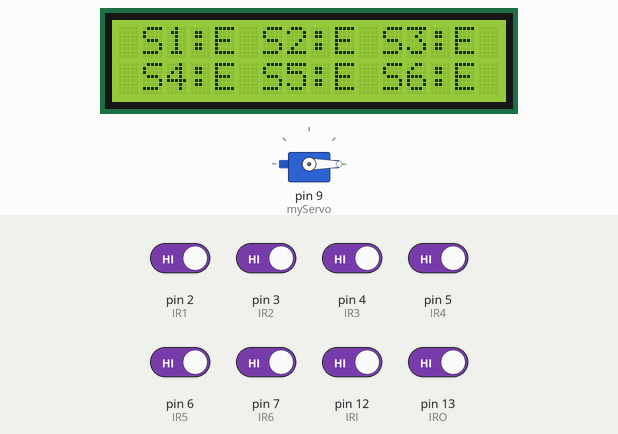
Simulated run of this sketch. Board: Arduino Uno, built with avr-gcc and run on an emulated ATmega328P. On the bench: servo, 16×2 character LCD. The test bench sets the inputs (shaded band); at power-on: pin 2 (IR1), pin 3 (IR2), pin 4 (IR3), pin 5 (IR4), pin 6 (IR5), pin 7 (IR6), pin 12 (IRI), pin 13 (IRO) HIGH. What the sketch prints to the serial monitor is not drawn.

Above: at 1.2 s.
1.3 s: pin 2 (IR1) driven LOW
At 10.5 s:
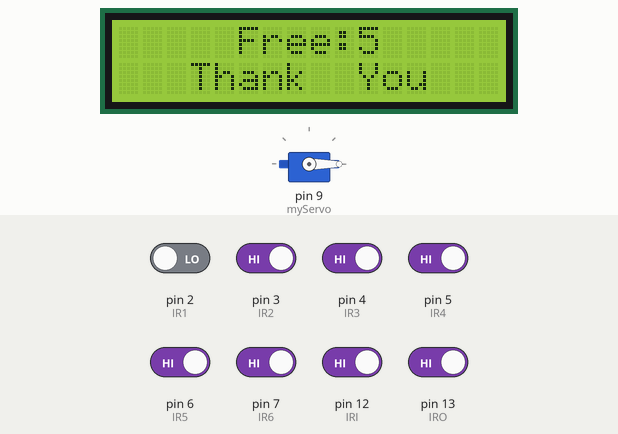
13.2 s: pin 3 (IR2) driven LOW
At 18.6 s:
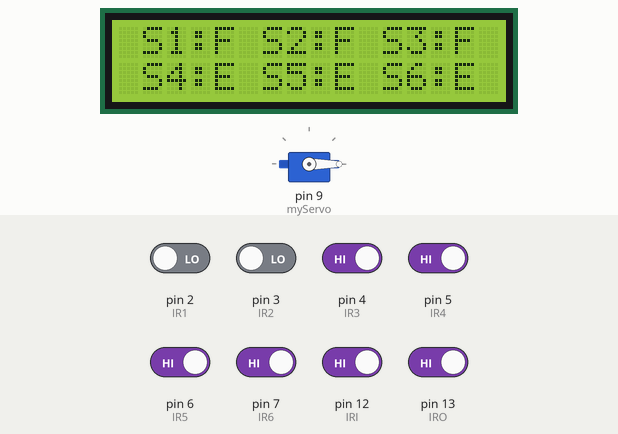
25.1 s: pin 5 (IR4) driven LOW
At 34.9 s:
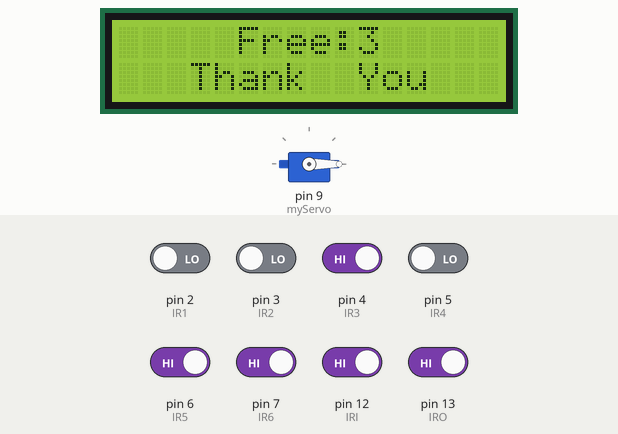
37.0 s: pin 6 (IR5) driven LOW
At 43.1 s:
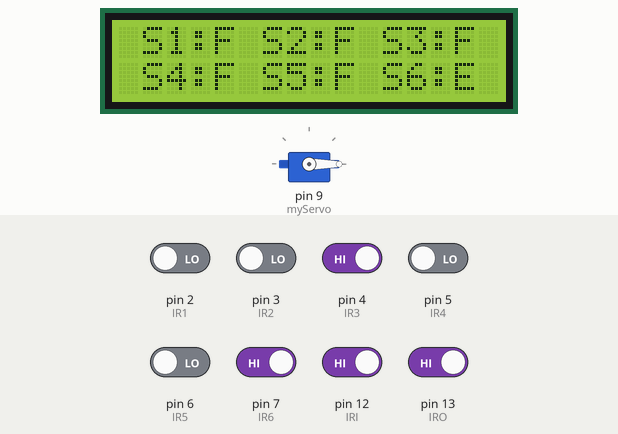
48.9 s: pin 7 (IR6) driven LOW
At 59.4 s:
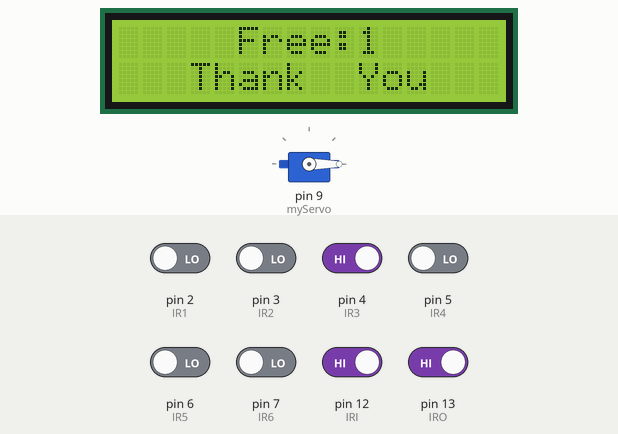
60.8 s: pin 2 (IR1) driven HIGH
At 67.5 s:
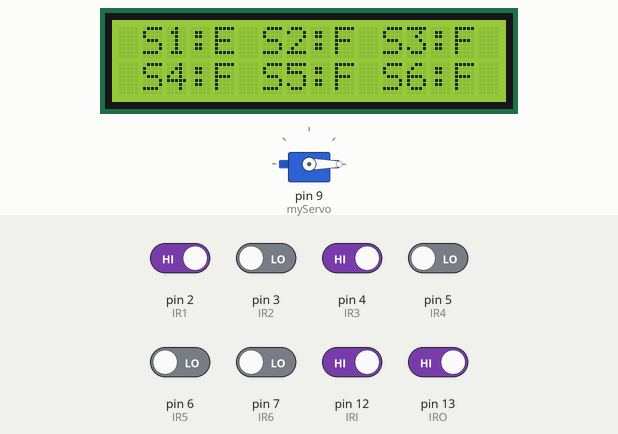
Timing chart, 0 to 69.0 s (numbered marks = the images above; inputs shaded):
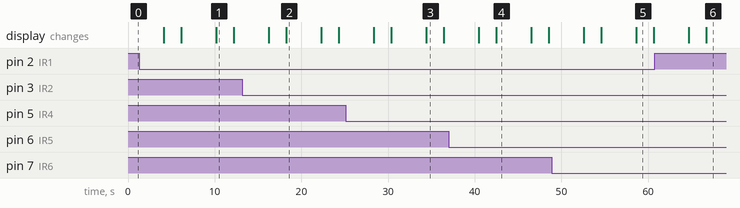

The sketch:

1.ino
```cpp
#include <Servo.h>
#include <Wire.h>
#include <LiquidCrystal_I2C.h>

LiquidCrystal_I2C lcd(0x27, 16, 2);
Servo myServo;

// Slot sensors
const int IR1 = 2;
const int IR2 = 3;
const int IR3 = 4;
const int IR4 = 5;
const int IR5 = 6;
const int IR6 = 7;

// Entry & Exit
const int IRI = 12;
const int IRO = 13;

int s1, s2, s3, s4, s5, s6;
bool gateOpen = false;

void setup() {
  Serial.begin(9600);

  myServo.attach(9);
  myServo.write(0);

  pinMode(IR1, INPUT);
  pinMode(IR2, INPUT);
  pinMode(IR3, INPUT);
  pinMode(IR4, INPUT);
  pinMode(IR5, INPUT);
  pinMode(IR6, INPUT);

  pinMode(IRI, INPUT);
  pinMode(IRO, INPUT);

  lcd.init();
  lcd.backlight();
}

int checkIR(int pin) {
  if (digitalRead(pin) == LOW) return 0;
  else return 1;
}

void openGate() {
  myServo.write(90);
  gateOpen = true;
  Serial.println("GATE OPEN");
}

void closeGate() {
  delay(4000);
  myServo.write(0);
  gateOpen = false;
  Serial.println("GATE CLOSED");
}

void loop() {

  // ---- SLOT CHECK ----
  s1 = checkIR(IR1);
  s2 = checkIR(IR2);
  s3 = checkIR(IR3);
  s4 = checkIR(IR4);
  s5 = checkIR(IR5);
  s6 = checkIR(IR6);

  int totalEmpty = s1 + s2 + s3 + s4 + s5 + s6;

  Serial.print("Free Slots: ");
  Serial.println(totalEmpty);

  // ---- ENTRY ----
  if (digitalRead(IRI) == LOW && !gateOpen) {
    if (totalEmpty > 0) openGate();
    else Serial.println("PARKING FULL");
  }

  // ---- EXIT ----
  if (digitalRead(IRO) == LOW && !gateOpen) {
    openGate();
  }

  // ---- CLOSE ----
  if (gateOpen && digitalRead(IRI) == HIGH && digitalRead(IRO) == HIGH) {
    delay(1000);
    closeGate();
  }

  // ---- LCD PAGE 1 (S1–S3) ----
  lcd.setCursor(1,0);
  lcd.print("S1:");
  lcd.print(s1==0?"F":"E");
  lcd.print(" S2:");
  lcd.print(s2==0?"F":"E");
  lcd.print(" S3:");
  lcd.print(s2==0?"F":"E");

  lcd.setCursor(1,1);
  lcd.print("S4:");
  lcd.print(s4==0?"F":"E");
  lcd.print(" S5:");
  lcd.print(s5==0?"F":"E");
  lcd.print(" S6:");
  lcd.print(s6==0?"F":"E");
  delay(4000);

  // ---- LCD PAGE 2 (S4–S6) ----
  lcd.clear();

  lcd.setCursor(0,0);
  lcd.print("     Free:");
  lcd.print(totalEmpty);

  lcd.setCursor(0,1);
  lcd.print("   Thank  You");
  lcd.print(" ");
  delay(2000);

  lcd.clear();
}
```

Measured:
- after the input at 1.3 s, the display: first differs from a run without the input after 4.9 s (image 1 shows a later state)
- after the input at 13.2 s, the display: first differs from a run without the input after 5.1 s (image 2)
- after the input at 25.1 s, the display: first differs from a run without the input after 5.3 s (image 3 shows a later state)
- after the input at 37.0 s, the display: first differs from a run without the input after 5.5 s (image 4)
- after the input at 48.9 s, the display: first differs from a run without the input after 5.7 s (image 5 shows a later state)
- after the input at 60.8 s, the display: first differs from a run without the input after 5.9 s (image 6)
- what the display in image 1 shows lasts 2.0 s, from 10.2 s to 12.2 s
